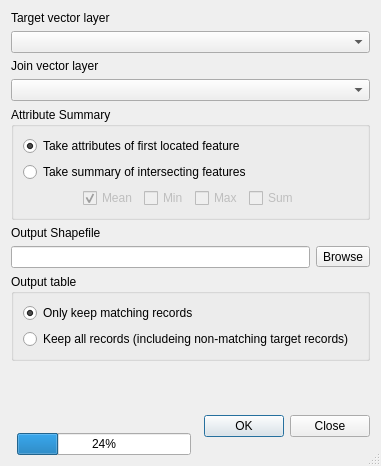
<ui version="4.0" >
 <class>Dialog</class>
 <widget class="QDialog" name="Dialog" >
  <property name="windowModality" >
   <enum>Qt::NonModal</enum>
  </property>
  <property name="geometry" >
   <rect>
    <x>0</x>
    <y>0</y>
    <width>377</width>
    <height>466</height>
   </rect>
  </property>
  <property name="windowTitle" >
   <string>Spatial Join</string>
  </property>
  <property name="sizeGripEnabled" >
   <bool>true</bool>
  </property>
  <layout class="QGridLayout" name="gridLayout" >
   <item row="0" column="0" colspan="3" >
    <layout class="QVBoxLayout" >
     <item>
      <widget class="QLabel" name="label_3" >
       <property name="text" >
        <string>Target vector layer</string>
       </property>
      </widget>
     </item>
     <item>
      <widget class="QComboBox" name="inShape" />
     </item>
    </layout>
   </item>
   <item row="1" column="0" colspan="3" >
    <layout class="QVBoxLayout" >
     <item>
      <widget class="QLabel" name="label" >
       <property name="text" >
        <string>Join vector layer</string>
       </property>
      </widget>
     </item>
     <item>
      <widget class="QComboBox" name="joinShape" />
     </item>
    </layout>
   </item>
   <item row="2" column="0" colspan="3" >
    <widget class="QGroupBox" name="groupBox_2" >
     <property name="title" >
      <string>Attribute Summary</string>
     </property>
     <layout class="QGridLayout" >
      <item row="0" column="0" colspan="6" >
       <widget class="QRadioButton" name="rdoFirst" >
        <property name="text" >
         <string>Take attributes of first located feature</string>
        </property>
        <property name="checked" >
         <bool>true</bool>
        </property>
       </widget>
      </item>
      <item row="1" column="0" colspan="6" >
       <widget class="QRadioButton" name="rdoSummary" >
        <property name="text" >
         <string>Take summary of intersecting features</string>
        </property>
       </widget>
      </item>
      <item row="2" column="0" >
       <spacer>
        <property name="orientation" >
         <enum>Qt::Horizontal</enum>
        </property>
        <property name="sizeHint" stdset="0" >
         <size>
          <width>40</width>
          <height>20</height>
         </size>
        </property>
       </spacer>
      </item>
      <item row="2" column="1" >
       <widget class="QCheckBox" name="chkMean" >
        <property name="enabled" >
         <bool>false</bool>
        </property>
        <property name="text" >
         <string>Mean</string>
        </property>
        <property name="checked" >
         <bool>true</bool>
        </property>
       </widget>
      </item>
      <item row="2" column="2" >
       <widget class="QCheckBox" name="chkMin" >
        <property name="enabled" >
         <bool>false</bool>
        </property>
        <property name="text" >
         <string>Min</string>
        </property>
       </widget>
      </item>
      <item row="2" column="3" >
       <widget class="QCheckBox" name="chkMax" >
        <property name="enabled" >
         <bool>false</bool>
        </property>
        <property name="text" >
         <string>Max</string>
        </property>
       </widget>
      </item>
      <item row="2" column="4" >
       <widget class="QCheckBox" name="chkSum" >
        <property name="enabled" >
         <bool>false</bool>
        </property>
        <property name="text" >
         <string>Sum</string>
        </property>
       </widget>
      </item>
      <item row="2" column="5" >
       <spacer>
        <property name="orientation" >
         <enum>Qt::Horizontal</enum>
        </property>
        <property name="sizeHint" stdset="0" >
         <size>
          <width>40</width>
          <height>20</height>
         </size>
        </property>
       </spacer>
      </item>
     </layout>
    </widget>
   </item>
   <item row="3" column="0" colspan="3" >
    <layout class="QVBoxLayout" >
     <item>
      <widget class="QLabel" name="label_2" >
       <property name="text" >
        <string>Output Shapefile</string>
       </property>
      </widget>
     </item>
     <item>
      <layout class="QHBoxLayout" >
       <item>
        <widget class="QLineEdit" name="outShape" >
         <property name="readOnly" >
          <bool>true</bool>
         </property>
        </widget>
       </item>
       <item>
        <widget class="QToolButton" name="toolOut" >
         <property name="text" >
          <string>Browse</string>
         </property>
        </widget>
       </item>
      </layout>
     </item>
    </layout>
   </item>
   <item row="4" column="0" colspan="3" >
    <widget class="QGroupBox" name="groupBox_3" >
     <property name="title" >
      <string>Output table</string>
     </property>
     <layout class="QGridLayout" >
      <item row="0" column="0" >
       <widget class="QRadioButton" name="rdoMatch" >
        <property name="text" >
         <string>Only keep matching records</string>
        </property>
        <property name="checked" >
         <bool>true</bool>
        </property>
       </widget>
      </item>
      <item row="1" column="0" >
       <widget class="QRadioButton" name="rdoKeep" >
        <property name="text" >
         <string>Keep all records (includeing non-matching target records)</string>
        </property>
       </widget>
      </item>
     </layout>
    </widget>
   </item>
   <item rowspan="3" row="5" column="0" colspan="3" >
    <spacer>
     <property name="orientation" >
      <enum>Qt::Vertical</enum>
     </property>
     <property name="sizeHint" stdset="0" >
      <size>
       <width>359</width>
       <height>16</height>
      </size>
     </property>
    </spacer>
   </item>
   <item row="7" column="1" >
    <widget class="QProgressBar" name="progressBar" >
     <property name="value" >
      <number>24</number>
     </property>
     <property name="alignment" >
      <set>Qt::AlignCenter</set>
     </property>
     <property name="textVisible" >
      <bool>true</bool>
     </property>
    </widget>
   </item>
   <item rowspan="2" row="6" column="2" >
    <widget class="QDialogButtonBox" name="buttonBox_2" >
     <property name="orientation" >
      <enum>Qt::Horizontal</enum>
     </property>
     <property name="standardButtons" >
      <set>QDialogButtonBox::Close|QDialogButtonBox::Ok</set>
     </property>
    </widget>
   </item>
  </layout>
 </widget>
 <resources/>
 <connections>
  <connection>
   <sender>buttonBox_2</sender>
   <signal>accepted()</signal>
   <receiver>Dialog</receiver>
   <slot>accept()</slot>
   <hints>
    <hint type="sourcelabel" >
     <x>142</x>
     <y>359</y>
    </hint>
    <hint type="destinationlabel" >
     <x>215</x>
     <y>290</y>
    </hint>
   </hints>
  </connection>
  <connection>
   <sender>buttonBox_2</sender>
   <signal>rejected()</signal>
   <receiver>Dialog</receiver>
   <slot>close()</slot>
   <hints>
    <hint type="sourcelabel" >
     <x>68</x>
     <y>359</y>
    </hint>
    <hint type="destinationlabel" >
     <x>132</x>
     <y>239</y>
    </hint>
   </hints>
  </connection>
  <connection>
   <sender>rdoSummary</sender>
   <signal>toggled(bool)</signal>
   <receiver>chkMin</receiver>
   <slot>setEnabled(bool)</slot>
   <hints>
    <hint type="sourcelabel" >
     <x>154</x>
     <y>183</y>
    </hint>
    <hint type="destinationlabel" >
     <x>173</x>
     <y>212</y>
    </hint>
   </hints>
  </connection>
  <connection>
   <sender>rdoSummary</sender>
   <signal>toggled(bool)</signal>
   <receiver>chkMax</receiver>
   <slot>setEnabled(bool)</slot>
   <hints>
    <hint type="sourcelabel" >
     <x>211</x>
     <y>190</y>
    </hint>
    <hint type="destinationlabel" >
     <x>219</x>
     <y>213</y>
    </hint>
   </hints>
  </connection>
  <connection>
   <sender>rdoSummary</sender>
   <signal>toggled(bool)</signal>
   <receiver>chkSum</receiver>
   <slot>setEnabled(bool)</slot>
   <hints>
    <hint type="sourcelabel" >
     <x>162</x>
     <y>187</y>
    </hint>
    <hint type="destinationlabel" >
     <x>283</x>
     <y>214</y>
    </hint>
   </hints>
  </connection>
  <connection>
   <sender>rdoSummary</sender>
   <signal>toggled(bool)</signal>
   <receiver>chkMean</receiver>
   <slot>setEnabled(bool)</slot>
   <hints>
    <hint type="sourcelabel" >
     <x>69</x>
     <y>182</y>
    </hint>
    <hint type="destinationlabel" >
     <x>93</x>
     <y>210</y>
    </hint>
   </hints>
  </connection>
 </connections>
</ui>
